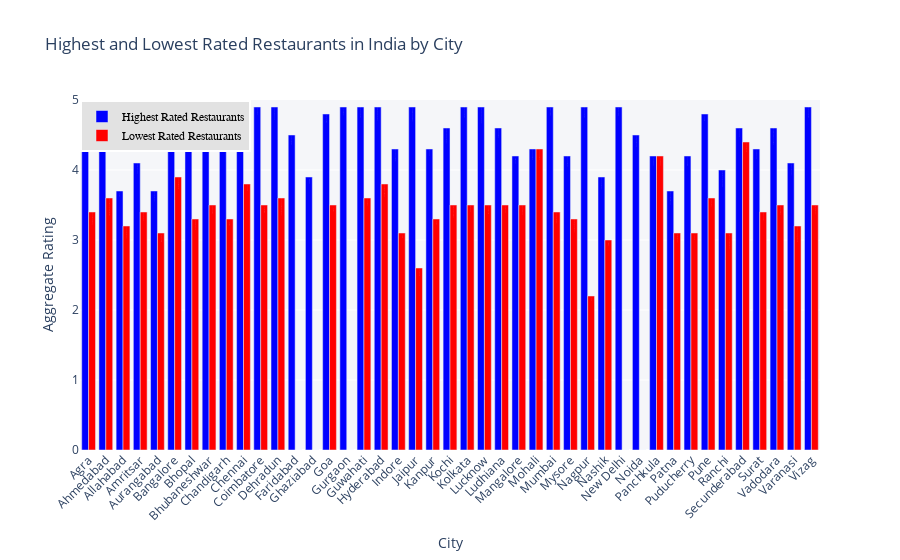
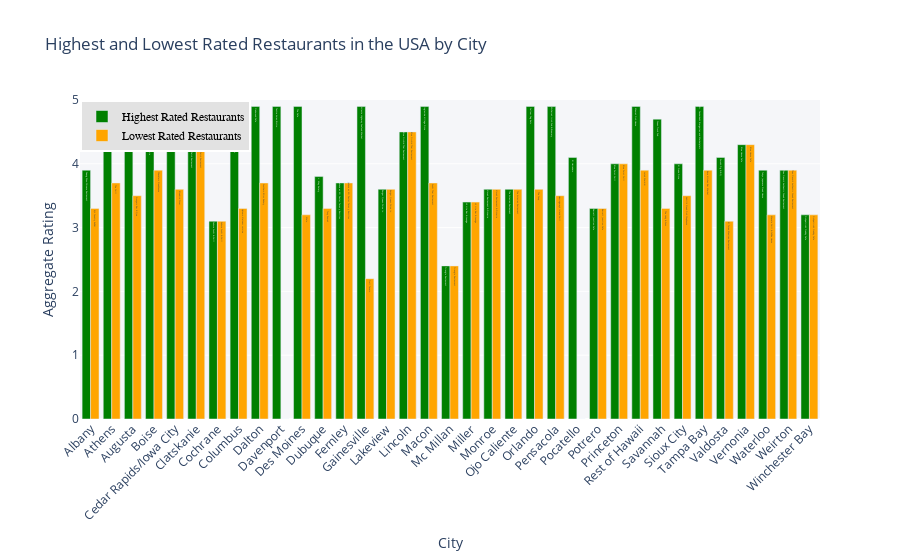

These figures' notebook cell, in order:
### Markdown cell above
##### Given that India and the USA have the highest number of restaurants in our dataset, we will analyze the distribution of restaurant ratings specifically for these two countries.

### Code cell
import plotly.graph_objs as go
from plotly.offline import init_notebook_mode, iplot

# Initialize Plotly for notebook mode
init_notebook_mode(connected=True)

# Filter data for India and USA based on 'Country Code'
df_india = highest_lowest_rated_df[highest_lowest_rated_df['Country Code'] == 1]
df_usa = highest_lowest_rated_df[highest_lowest_rated_df['Country Code'] == 216]

# Define the function to create bar traces
def create_bar_trace(data, rating_type, color):
    return go.Bar(
        x=data['City'],
        y=data[f'Aggregate rating_{rating_type}'],
        name=f'{rating_type.capitalize()} Rated Restaurants',
        marker=dict(color=color),
        text=data[f'Restaurant Name_{rating_type}'],
        textposition='auto',
        hovertemplate=
            'Restaurant: %{text}<br>' +
            'Rating: %{y}<br>' +
            'City: %{x}<extra></extra>'
    )

# Create bar traces for India
trace_india_highest = create_bar_trace(df_india, 'highest', 'blue')
trace_india_lowest = create_bar_trace(df_india, 'lowest', 'red')

# Create bar traces for USA
trace_usa_highest = create_bar_trace(df_usa, 'highest', 'green')
trace_usa_lowest = create_bar_trace(df_usa, 'lowest', 'orange')

# Define layout for the plot
def create_layout(title):
    return go.Layout(
        title=title,
        xaxis_title='City',
        yaxis_title='Aggregate Rating',
        barmode='group',
        xaxis=dict(
            tickangle=-45,
            title='City'
        ),
        yaxis=dict(
            title='Aggregate Rating',
            range=[0, 5]
        ),
        plot_bgcolor='rgba(245, 246, 249, 1)',
        legend=dict(
            x=0,
            y=1,
            traceorder='normal',
            font=dict(
                family='sans-serif',
                size=12,
                color='#000'
            ),
            bgcolor='#E2E2E2',
            bordercolor='#FFFFFF',
            borderwidth=2
        )
    )

# Create and display the figures
# Plot for India
fig_india = go.Figure(data=[
    trace_india_highest, trace_india_lowest
], layout=create_layout('Highest and Lowest Rated Restaurants in India by City'))

# Plot for USA
fig_usa = go.Figure(data=[
    trace_usa_highest, trace_usa_lowest
], layout=create_layout('Highest and Lowest Rated Restaurants in the USA by City'))

# Show the interactive plots
iplot(fig_india, filename='highest_lowest_rated_restaurants_india_by_city')
iplot(fig_usa, filename='highest_lowest_rated_restaurants_usa_by_city')

### Figure 1 — Plotly figure (JSON) as saved in the notebook; plotly's stock layout.template omitted (floating-point values rounded to 4 significant figures)
{"data": [{"hovertemplate": "Restaurant: %{text}<br>Rating: %{y}<br>City: %{x}<extra></extra>", "marker": {"color": "blue"}, "name": "Highest Rated Restaurants", "text": ["Sheroes Hangout", "Cryo Lab", "Eat On", "Kesar Da Dhabha", "Bhoj Restaurant", "Toit", "Sagar Gaire Fast Food", "Barbeque Nation", "Barbeque Nation", "AB's - Absolute Barbecues", "CakeBee", "The Great Indian Pub", "Cafe Parmesan", "Mr. Brown", "Burger Factory", "Caterspoint", "Barbeque Nation", "AB's - Absolute Barbecues", "Square - Sayaji Hotel", "Zolocrust - Hotel Clarks Amer", "Dhuaan", "Nawras Seafood Restaurant", "Barbeque Nation", "Grandson of Tunday Kababi", "Aman Chicken", "Giri Manja's", "The Shooters Cafe", "Mirchi And Mime", "Vinayaka Mylari", "Barbeque Nation", "Sadhana Restaurant", "Masala Library", "The Big Chill Cakery", "Hops n Grains", "Spice Court - Hotel Maurya", "Zuka Choco-la", "Le Plaisir", "Kaveri Restaurant And Caterers", "Coffee Cup", "Falafel Lovers", "La Quello - Mediterranean Kitchen", "Kashi Chat Bhandar", "Barbeque Nation"], "textposition": "auto", "type": "bar", "x": ["Agra", "Ahmedabad", "Allahabad", "Amritsar", "Aurangabad", "Bangalore", "Bhopal", "Bhubaneshwar", "Chandigarh", "Chennai", "Coimbatore", "Dehradun", "Faridabad", "Ghaziabad", "Goa", "Gurgaon", "Guwahati", "Hyderabad", "Indore", "Jaipur", "Kanpur", "Kochi", "Kolkata", "Lucknow", "Ludhiana", "Mangalore", "Mohali", "Mumbai", "Mysore", "Nagpur", "Nashik", "New Delhi", "Noida", "Panchkula", "Patna", "Puducherry", "Pune", "Ranchi", "Secunderabad", "Surat", "Vadodara", "Varanasi", "Vizag"], "y": [4.9, 4.6, 3.7, 4.1, 3.7, 4.8, 4.9, 4.6, 4.5, 4.9, 4.9, 4.9, 4.5, 3.9, 4.8, 4.9, 4.9, 4.9, 4.3, 4.9, 4.3, 4.6, 4.9, 4.9, 4.6, 4.2, 4.3, 4.9, 4.2, 4.9, 3.9, 4.9, 4.5, 4.2, 3.7, 4.2, 4.8, 4, 4.6, 4.3, 4.6, 4.1, 4.9]}, {"hovertemplate": "Restaurant: %{text}<br>Rating: %{y}<br>City: %{x}<extra></extra>", "marker": {"color": "red"}, "name": "Lowest Rated Restaurants", "text": ["The Charcoal Chimney", "MoMo CafÌ© - Courtyard By Marriott", "Tandoor Restaurant", "Bon Gateau", "Domino's Pizza", "Three Dots & A Dash", "Black N White Cafe", "Eram Rooftop", "Karim's", "Haunted", "Zucca Pizzeria", "The Punjabi Essence Restaurant", "Shankar Sweets", "The Big Scoop", "Curlies", "Aggarwal Sweets & Restaurant", "4 Seasons", "The Fisherman's Wharf", "Freito", "Sky Beach", "Hucka", "Ali Baba & 41 Dishes", "Mocambo", "Chemistry CafÌ©", "Spice Cube", "Smoke N Oven", "The Shooters Cafe", "The American Joint", "The Barge Restaurant", "KFC", "Little Italy", "Sweets n Treats", "Indian Special Hot Momos", "Hops n Grains", "Roti Restaurant", "Le Cafe", "Teddy Boy", "Jungli Moon Dance Restaurant", "Saffron Mantra", "Global Local", "El Amigos Kitchen", "3Cherryz Sky Lounge & Cafe", "My Restaurant"], "textposition": "auto", "type": "bar", "x": ["Agra", "Ahmedabad", "Allahabad", "Amritsar", "Aurangabad", "Bangalore", "Bhopal", "Bhubaneshwar", "Chandigarh", "Chennai", "Coimbatore", "Dehradun", "Faridabad", "Ghaziabad", "Goa", "Gurgaon", "Guwahati", "Hyderabad", "Indore", "Jaipur", "Kanpur", "Kochi", "Kolkata", "Lucknow", "Ludhiana", "Mangalore", "Mohali", "Mumbai", "Mysore", "Nagpur", "Nashik", "New Delhi", "Noida", "Panchkula", "Patna", "Puducherry", "Pune", "Ranchi", "Secunderabad", "Surat", "Vadodara", "Varanasi", "Vizag"], "y": [3.4, 3.6, 3.2, 3.4, 3.1, 3.9, 3.3, 3.5, 3.3, 3.8, 3.5, 3.6, 0, 0, 3.5, 0, 3.6, 3.8, 3.1, 2.6, 3.3, 3.5, 3.5, 3.5, 3.5, 3.5, 4.3, 3.4, 3.3, 2.2, 3, 0, 0, 4.2, 3.1, 3.1, 3.6, 3.1, 4.4, 3.4, 3.5, 3.2, 3.5]}], "layout": {"barmode": "group", "legend": {"bgcolor": "#E2E2E2", "bordercolor": "#FFFFFF", "borderwidth": 2, "font": {"color": "#000", "family": "sans-serif", "size": 12}, "traceorder": "normal", "x": 0, "y": 1}, "plot_bgcolor": "rgba(245, 246, 249, 1)", "title": {"text": "Highest and Lowest Rated Restaurants in India by City"}, "xaxis": {"tickangle": -45, "title": {"text": "City"}}, "yaxis": {"range": [0, 5], "title": {"text": "Aggregate Rating"}}}}

### Figure 2 — Plotly figure (JSON) as saved in the notebook; plotly's stock layout.template omitted (floating-point values rounded to 4 significant figures)
{"data": [{"hovertemplate": "Restaurant: %{text}<br>Rating: %{y}<br>City: %{x}<extra></extra>", "marker": {"color": "green"}, "name": "Highest Rated Restaurants", "text": ["Guang Zhou Chinese Restaurant", "Sr. Sol 1", "Rae's Coastal Cafe", "Flatbread Neapolitan Pizzeria", "Shorts Burger and Shine", "Berry Patch Restaurant", "Sakura Sushi & Grill", "Cafe Le Rue @ The Landings", "Oakwood Cafe", "Tantra Asian Bistro", "The Cafe", "L. May Eatery", "Jehova es Mi Pastor Tacos y Burritos", "Atlanta Highway Seafood Market", "Burger Queen Drive In", "Blue Orchid Thai Restaurant", "Ingleside Village Pizza", "Triangle Restaurant", "HI Lite Bar & Lounge", "Vince's Restaurant & Pizzeria", "The Artesian Restaurant", "Yellow Dog Eats", "McGuire's Irish Pub & Brewery", "El Herradero", "Barrett Junction Cafe", "Blue Point Grill", "Mama's Fish House", "Green Truck Pub", "El Fredo Pizza", "Mr. Dunderbak's Biergarten and Marketplatz", "Smok'n Pig B-B-Q", "Blue House Cafe", "Tokyo Japanese Steak House", "Theo Yianni's Authentic Greek Restaurant", "Fishpatrick's Crabby Cafe"], "textposition": "auto", "type": "bar", "x": ["Albany", "Athens", "Augusta", "Boise", "Cedar Rapids/Iowa City", "Clatskanie", "Cochrane", "Columbus", "Dalton", "Davenport", "Des Moines", "Dubuque", "Fernley", "Gainesville", "Lakeview", "Lincoln", "Macon", "Mc Millan", "Miller", "Monroe", "Ojo Caliente", "Orlando", "Pensacola", "Pocatello", "Potrero", "Princeton", "Rest of Hawaii", "Savannah", "Sioux City", "Tampa Bay", "Valdosta", "Vernonia", "Waterloo", "Weirton", "Winchester Bay"], "y": [3.9, 4.6, 4.9, 4.6, 4.9, 4.3, 3.1, 4.6, 4.9, 4.9, 4.9, 3.8, 3.7, 4.9, 3.6, 4.5, 4.9, 2.4, 3.4, 3.6, 3.6, 4.9, 4.9, 4.1, 3.3, 4, 4.9, 4.7, 4, 4.9, 4.1, 4.3, 3.9, 3.9, 3.2]}, {"hovertemplate": "Restaurant: %{text}<br>Rating: %{y}<br>City: %{x}<extra></extra>", "marker": {"color": "orange"}, "name": "Lowest Rated Restaurants", "text": ["BJ's Country Buffet", "The Grill", "Sconyers Bar B Que", "Chandlers Steakhouse", "Bluebird Diner", "Berry Patch Restaurant", "Sakura Sushi & Grill", "Uptown Vietnam cuisine", "Southern Bliss Bakery", "Los Agaves", "Malo", "Tony Roma's", "Jehova es Mi Pastor Tacos y Burritos", "Troll Tavern", "Burger Queen Drive In", "Blue Orchid Thai Restaurant", "Sushi Thai Restaurant", "Triangle Restaurant", "HI Lite Bar & Lounge", "Vince's Restaurant & Pizzeria", "The Artesian Restaurant", "The Coop", "Hemingway's Island Grill", "Nosh Mahal", "Barrett Junction Cafe", "Blue Point Grill", "Lulu's Waikiki", "The Lady & Sons", "Kahill's Steak-Fish Chophouse", "Boca Kitchen Bar Market", "El Toreo Mexican Restaurant", "Blue House Cafe", "Masala Grill & Coffee House", "Theo Yianni's Authentic Greek Restaurant", "Fishpatrick's Crabby Cafe"], "textposition": "auto", "type": "bar", "x": ["Albany", "Athens", "Augusta", "Boise", "Cedar Rapids/Iowa City", "Clatskanie", "Cochrane", "Columbus", "Dalton", "Davenport", "Des Moines", "Dubuque", "Fernley", "Gainesville", "Lakeview", "Lincoln", "Macon", "Mc Millan", "Miller", "Monroe", "Ojo Caliente", "Orlando", "Pensacola", "Pocatello", "Potrero", "Princeton", "Rest of Hawaii", "Savannah", "Sioux City", "Tampa Bay", "Valdosta", "Vernonia", "Waterloo", "Weirton", "Winchester Bay"], "y": [3.3, 3.7, 3.5, 3.9, 3.6, 4.3, 3.1, 3.3, 3.7, 0, 3.2, 3.3, 3.7, 2.2, 3.6, 4.5, 3.7, 2.4, 3.4, 3.6, 3.6, 3.6, 3.5, 0, 3.3, 4, 3.9, 3.3, 3.5, 3.9, 3.1, 4.3, 3.2, 3.9, 3.2]}], "layout": {"barmode": "group", "legend": {"bgcolor": "#E2E2E2", "bordercolor": "#FFFFFF", "borderwidth": 2, "font": {"color": "#000", "family": "sans-serif", "size": 12}, "traceorder": "normal", "x": 0, "y": 1}, "plot_bgcolor": "rgba(245, 246, 249, 1)", "title": {"text": "Highest and Lowest Rated Restaurants in the USA by City"}, "xaxis": {"tickangle": -45, "title": {"text": "City"}}, "yaxis": {"range": [0, 5], "title": {"text": "Aggregate Rating"}}}}
